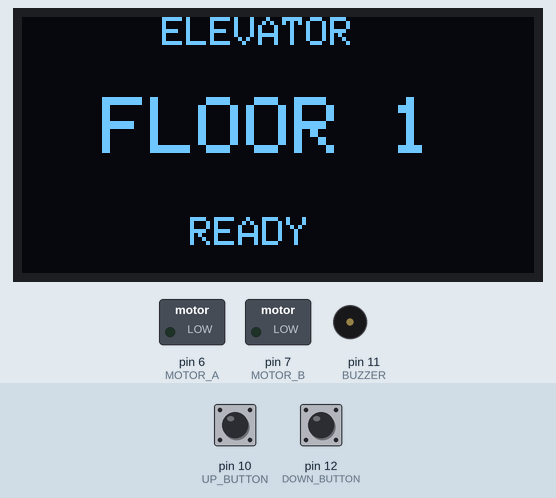
A sketch run on a simulated Arduino Uno, built with avr-gcc and run on an emulated ATmega328P. Shown: 128×64 one-colour display, switched loads named in the sketch (green lamp = pin HIGH), buzzer (waves = sounding). Dashed ring = blinking. The inputs (shaded band) are chosen by the test bench; at power-on: pin 10 (UP_BUTTON) HIGH, pin 12 (DOWN_BUTTON) HIGH.

Above: at 1.2 s.
1.3 s: pin 10 (UP_BUTTON) pulled LOW for 0.15 s
At 2.6 s:
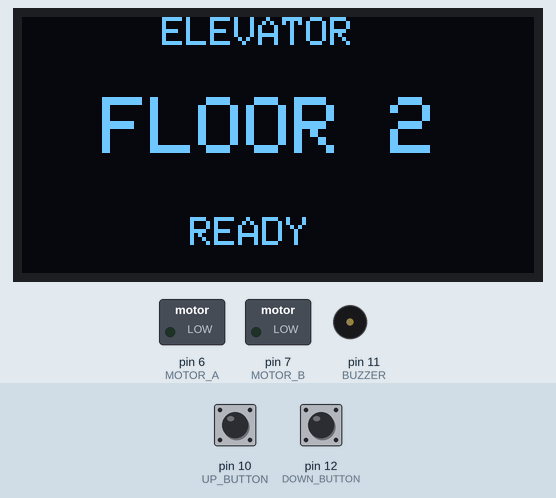
3.8 s: pin 12 (DOWN_BUTTON) pulled LOW for 0.15 s
At 4.6 s:
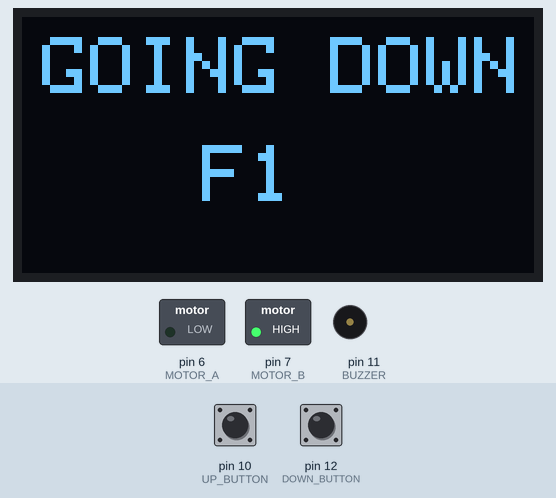
6.3 s: pin 10 (UP_BUTTON) pulled LOW for 3.2 s
At 7.1 s:
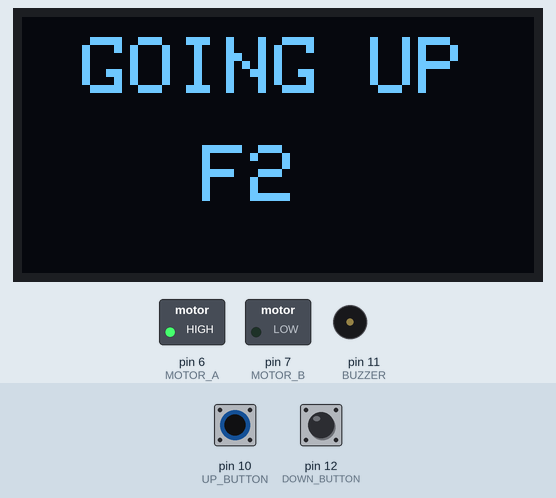
11.0 s: pin 12 (DOWN_BUTTON) pulled LOW for 1 s
At 12.4 s:
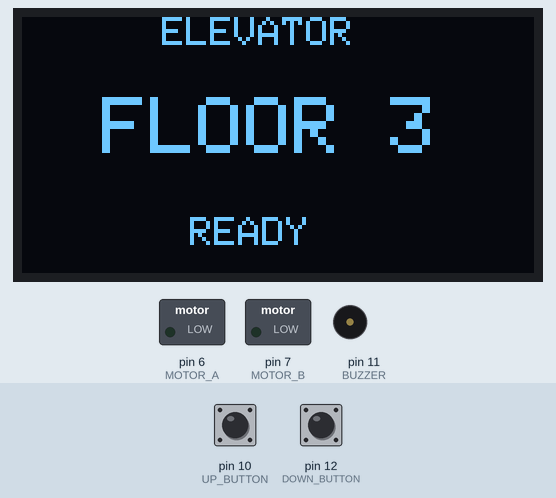
Timing chart, 0 to 14.0 s (numbered marks = the images above; inputs shaded):
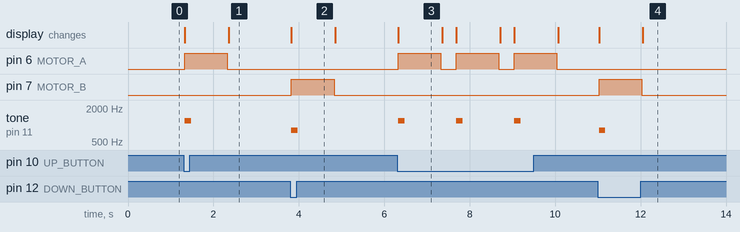

Measured:
- after the input at 1.3 s, pin 6 (MOTOR_A): LOW → HIGH at once, → LOW 1.0 s later; tone on pin 11 (BUZZER): silent → 1200 Hz at once, → silent 0.15 s later; the display: first changes at once (image 1 shows a later state)
- after the input at 3.8 s, pin 7 (MOTOR_B): LOW → HIGH at once, → LOW 1.0 s later; tone on pin 11 (BUZZER): silent → 800 Hz at once, → silent 0.15 s later; the display: changes at once (image 2)
- after the input at 6.3 s, pin 6 (MOTOR_A): alternates HIGH for 1.0 s and LOW for 0.36 s, starting at once; tone on pin 11 (BUZZER): alternates 1200 Hz for 0.15 s and silent for 1.2 s, starting at once; the display: changes at once (image 3)
- after the input at 11.0 s, pin 7 (MOTOR_B): LOW → HIGH at once, → LOW 1.0 s later; tone on pin 11 (BUZZER): silent → 800 Hz at once, → silent 0.15 s later; the display: first changes at once (image 4 shows a later state)
- what the display in image 3 shows lasts 1.1 s, from 6.3 s to 7.4 s

The sketch:

elivator.ino
```cpp
#include <Wire.h>
#include <Adafruit_GFX.h>
#include <Adafruit_SSD1306.h>

#define SCREEN_WIDTH 128
#define SCREEN_HEIGHT 64

Adafruit_SSD1306 display(SCREEN_WIDTH, SCREEN_HEIGHT, &Wire, -1);

// Buttons
#define UP_BUTTON   10
#define DOWN_BUTTON 12

// Motor driver
#define MOTOR_A 6
#define MOTOR_B 7

// Buzzer
#define BUZZER 11

int currentFloor = 1;

void setup() {

  pinMode(UP_BUTTON, INPUT_PULLUP);
  pinMode(DOWN_BUTTON, INPUT_PULLUP);

  pinMode(MOTOR_A, OUTPUT);
  pinMode(MOTOR_B, OUTPUT);

  pinMode(BUZZER, OUTPUT);

  stopMotor();

  if (!display.begin(SSD1306_SWITCHCAPVCC, 0x3C)) {
    while (true);
  }

  showFloor();
}

void loop() {

  // UP
  if (digitalRead(UP_BUTTON) == LOW) {

    if (currentFloor < 4) {

      currentFloor++;

      moveUp();

      delay(1000);

      stopMotor();

      showFloor();
    }

    delay(300);
  }

  // DOWN
  if (digitalRead(DOWN_BUTTON) == LOW) {

    if (currentFloor > 1) {

      currentFloor--;

      moveDown();

      delay(1000);

      stopMotor();

      showFloor();
    }

    delay(300);
  }
}

// ---------------- MOTOR UP ----------------

void moveUp() {

  display.clearDisplay();
  display.setTextColor(SSD1306_WHITE);

  display.setTextSize(2);
  display.setCursor(15, 5);
  display.println("GOING UP");

  display.setCursor(45, 32);
  display.print("F");
  display.print(currentFloor);

  display.display();

  digitalWrite(MOTOR_A, HIGH);
  digitalWrite(MOTOR_B, LOW);

  tone(BUZZER, 1200, 150);
}

// ---------------- MOTOR DOWN ----------------

void moveDown() {

  display.clearDisplay();
  display.setTextColor(SSD1306_WHITE);

  display.setTextSize(2);
  display.setCursor(5, 5);
  display.println("GOING DOWN");

  display.setCursor(45, 32);
  display.print("F");
  display.print(currentFloor);

  display.display();

  digitalWrite(MOTOR_A, LOW);
  digitalWrite(MOTOR_B, HIGH);

  tone(BUZZER, 800, 150);
}

// ---------------- STOP MOTOR ----------------

void stopMotor() {

  digitalWrite(MOTOR_A, LOW);
  digitalWrite(MOTOR_B, LOW);
}

// ---------------- FLOOR DISPLAY ----------------

void showFloor() {

  display.clearDisplay();
  display.setTextColor(SSD1306_WHITE);

  display.setTextSize(1);
  display.setCursor(35, 0);
  display.println("ELEVATOR");

  display.setTextSize(2);
  display.setCursor(20, 20);
  display.print("FLOOR ");
  display.print(currentFloor);

  display.setTextSize(1);
  display.setCursor(42, 50);
  display.println("READY");

  display.display();
}
```
